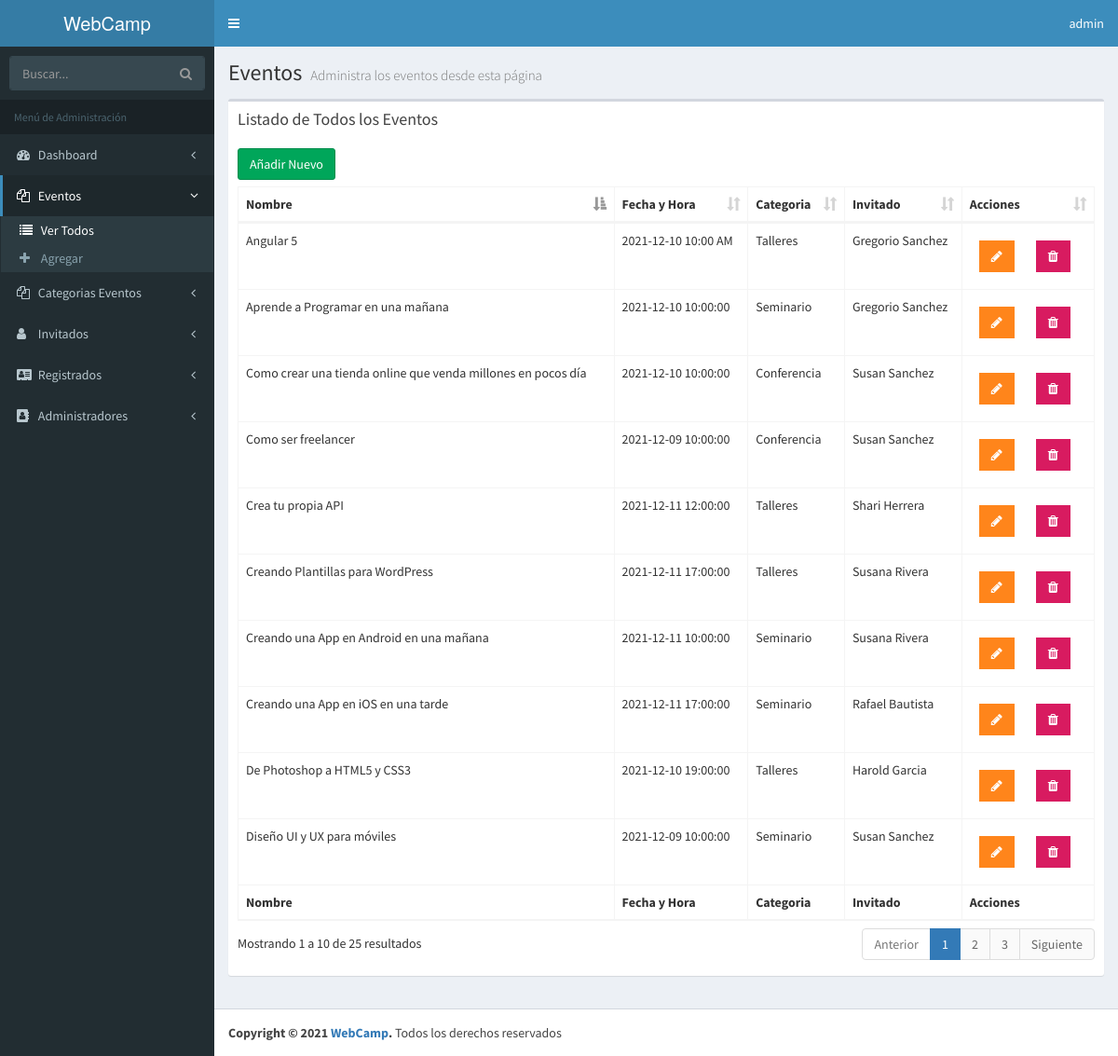
Page /admin/lista-eventos.php (signed in) on the committed database.
### tables this page shows
CREATE TABLE `eventos` (
  `evento_id` tinyint(10) NOT NULL,
  `nombre_evento` varchar(60) NOT NULL,
  `fecha_evento` date NOT NULL,
  `hora_evento` varchar(10) NOT NULL,
  `id_cat_evento` tinyint(10) NOT NULL,
  `id_inv` tinyint(4) NOT NULL,
  `clave` varchar(10) NOT NULL
);

CREATE TABLE `categoria_evento` (
  `id_categoria` tinyint(10) NOT NULL,
  `cat_evento` varchar(50) NOT NULL,
  `icono` varchar(15) NOT NULL,
  `actualizado` datetime NOT NULL
);

CREATE TABLE `invitados` (
  `invitado_id` tinyint(4) NOT NULL,
  `nombre_invitado` varchar(30) NOT NULL,
  `apellido_invitado` varchar(30) NOT NULL,
  `descripcion` text NOT NULL,
  `url_imagen` varchar(50) NOT NULL,
  `editado` datetime NOT NULL
);

### admin/lista-eventos.php (the view, shortened to what this page needs)
<?php
include_once 'funciones/funciones.php';
include_once 'templates/header.php'; ?>
<body class="hold-transition skin-blue fixed sidebar-mini">
<div class="wrapper">
    <?php include_once 'templates/barra.php'; ?>
    <?php include_once 'templates/navegacion.php'; ?>
  <div class="content-wrapper">
    <section class="content-header">
      <h1>
        Eventos
        <small>Administra los eventos desde esta página</small>
      </h1>
    </section>
    <section class="content">
    <div class="row">
      <div class="col-xs-12">
        <div class="box">
          <div class="box-header">
            <h3 class="box-title">Listado de Todos los Eventos</h3>
          </div>
          <div class="box-body">
            <a href="nuevo-evento.php" class="btn btn-success">Añadir Nuevo</a>
            <table id="registros" class="table table-bordered table-hover">
                <thead>
                        <tr>
                            <th>Nombre</th>
                            <th>Fecha y Hora</th>
                            <th>Categoria</th>
                            <th>Invitado</th>
                            <th>Acciones</th>
                        </tr>
                </thead>
                <tbody>
                <?php
                  try {
                    $sql = "SELECT `evento_id`, `nombre_evento`, `fecha_evento`, `hora_evento` , `cat_evento`, `nombre_invitado`, `apellido_invitado` ";
                    $sql .= "FROM `eventos` ";
                    $sql .= "INNER JOIN `categoria_evento` ";
                    $sql .= "ON eventos.id_cat_evento=categoria_evento.id_categoria ";
                    $sql .= "INNER JOIN `invitados` ";
                    $sql .= "ON eventos.id_inv=invitados.invitado_id ";
                    $sql .= "ORDER BY `evento_id` ";
                    $resultado = $conn->query($sql);
                  } catch (Exception $e) {
                    $error = $e->getMessage();
                  }
                  while($eventos = $resultado->fetch_assoc() ) {  ?>
                      <tr>
                              <td><?php echo $eventos['nombre_evento']; ?></td>
                              <td><?php echo $eventos['fecha_evento'] ." ". $eventos['hora_evento'];  ?></td>
                              <td><?php echo $eventos['cat_evento'] ?></td>
                              <td><?php echo $eventos['nombre_invitado'] . " " . $eventos['apellido_invitado']; ?></td>
                              <td>
                                  <a href="editar-evento.php?id=<?php echo $eventos['evento_id']; ?>" type="button" class="btn bg-orange btn-flat margin"> <i class="fa fa-pencil" aria-hidden="true"></i></a>
                                  <a href="#" data-id="<?php echo $eventos['evento_id']; ?>" data-tipo="evento" type="button" class="btn bg-maroon btn-flat margin borrar_registro"><i class="fa fa-trash" aria-hidden="true"></i></a>
                             </td>
                      </tr>
                  <?php } ?>
                </tbody>
                <tfoot>
                      <tr>
                          <th>Nombre</th>
                          <th>Fecha y Hora</th>
                          <th>Categoria</th>
                          <th>Invitado</th>
                          <th>Acciones</th>
                      </tr>
                </tfoot>
            </table>
          </div>
        </div>
      </div>
    </div>
  </section>
  </div>
<?php
  include_once 'templates/footer.php';
  include_once 'templates/footer-scripts.php';
?>

### rows in the picture
eventos: nombre_evento "Como ser freelancer", fecha_evento "2021-12-09", hora_evento "10:00:00", id_cat_evento.cat_evento "Conferencia", id_inv.nombre_invitado "Susan", id_inv.apellido_invitado "Sanchez"
eventos: nombre_evento "Diseño UI y UX para móviles", fecha_evento "2021-12-09", hora_evento "10:00:00", id_cat_evento.cat_evento "Seminario", id_inv.nombre_invitado "Susan", id_inv.apellido_invitado "Sanchez"
eventos: nombre_evento "Angular 5", fecha_evento "2021-12-10", hora_evento "10:00 AM", id_cat_evento.cat_evento "Talleres", id_inv.nombre_invitado "Gregorio", id_inv.apellido_invitado "Sanchez"
eventos: nombre_evento "De Photoshop a HTML5 y CSS3", fecha_evento "2021-12-10", hora_evento "19:00:00", id_cat_evento.cat_evento "Talleres", id_inv.nombre_invitado "Harold", id_inv.apellido_invitado "Garcia"
eventos: nombre_evento "Como crear una tienda online que venda millones en pocos día", fecha_evento "2021-12-10", hora_evento "10:00:00", id_cat_evento.cat_evento "Conferencia", id_inv.nombre_invitado "Susan", id_inv.apellido_invitado "Sanchez"
eventos: nombre_evento "Aprende a Programar en una mañana", fecha_evento "2021-12-10", hora_evento "10:00:00", id_cat_evento.cat_evento "Seminario", id_inv.nombre_invitado "Gregorio", id_inv.apellido_invitado "Sanchez"
eventos: nombre_evento "Crea tu propia API", fecha_evento "2021-12-11", hora_evento "12:00:00", id_cat_evento.cat_evento "Talleres", id_inv.nombre_invitado "Shari", id_inv.apellido_invitado "Herrera"
eventos: nombre_evento "Creando Plantillas para WordPress", fecha_evento "2021-12-11", hora_evento "17:00:00", id_cat_evento.cat_evento "Talleres", id_inv.nombre_invitado "Susana", id_inv.apellido_invitado "Rivera"
eventos: nombre_evento "Creando una App en Android en una mañana", fecha_evento "2021-12-11", hora_evento "10:00:00", id_cat_evento.cat_evento "Seminario", id_inv.nombre_invitado "Susana", id_inv.apellido_invitado "Rivera"
eventos: nombre_evento "Creando una App en iOS en una tarde", fecha_evento "2021-12-11", hora_evento "17:00:00", id_cat_evento.cat_evento "Seminario", id_inv.nombre_invitado "Rafael", id_inv.apellido_invitado "Bautista"

### other values in the picture
$usuario "admin"
